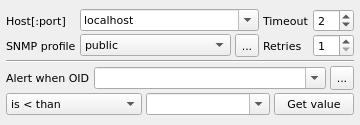
<?xml version="1.0" encoding="UTF-8"?>
<ui version="4.0">
 <class>SnmpGetWidget</class>
 <widget class="QWidget" name="SnmpGetWidget">
  <property name="geometry">
   <rect>
    <x>0</x>
    <y>0</y>
    <width>360</width>
    <height>125</height>
   </rect>
  </property>
  <property name="font">
   <font>
    <family>DejaVu Sans</family>
    <pointsize>8</pointsize>
   </font>
  </property>
  <property name="windowTitle">
   <string>SNMP GET</string>
  </property>
  <property name="toolTip">
   <string>SNMP GET</string>
  </property>
  <property name="statusTip">
   <string>SNMP GET</string>
  </property>
  <property name="locale">
   <locale language="English" country="UnitedStates"/>
  </property>
  <layout class="QVBoxLayout" name="verticalLayout">
   <property name="spacing">
    <number>0</number>
   </property>
   <property name="leftMargin">
    <number>6</number>
   </property>
   <property name="topMargin">
    <number>6</number>
   </property>
   <property name="rightMargin">
    <number>6</number>
   </property>
   <property name="bottomMargin">
    <number>6</number>
   </property>
   <item>
    <layout class="QGridLayout" name="gridLayout" rowstretch="0,0">
     <property name="horizontalSpacing">
      <number>4</number>
     </property>
     <property name="verticalSpacing">
      <number>2</number>
     </property>
     <item row="1" column="0">
      <widget class="QLabel" name="lblSnmpProfile">
       <property name="text">
        <string>SNMP profile</string>
       </property>
       <property name="buddy">
        <cstring>cmbSnmpProfile</cstring>
       </property>
      </widget>
     </item>
     <item row="0" column="3">
      <widget class="QLabel" name="lblTimeout">
       <property name="text">
        <string>Timeout</string>
       </property>
       <property name="buddy">
        <cstring>spinTimeout</cstring>
       </property>
      </widget>
     </item>
     <item row="1" column="2">
      <widget class="QToolButton" name="btnSnmpCredentials">
       <property name="maximumSize">
        <size>
         <width>24</width>
         <height>24</height>
        </size>
       </property>
       <property name="text">
        <string>...</string>
       </property>
       <property name="icon">
        <iconset resource="../../qHostMonitor.qrc">
         <normaloff>:/img/browse.png</normaloff>:/img/browse.png</iconset>
       </property>
      </widget>
     </item>
     <item row="0" column="0">
      <widget class="QLabel" name="lblHostPort">
       <property name="text">
        <string>Host[:port]</string>
       </property>
       <property name="buddy">
        <cstring>cmbHostPort</cstring>
       </property>
      </widget>
     </item>
     <item row="0" column="1" colspan="2">
      <widget class="QComboBox" name="cmbHostPort">
       <property name="sizePolicy">
        <sizepolicy hsizetype="Expanding" vsizetype="Fixed">
         <horstretch>0</horstretch>
         <verstretch>0</verstretch>
        </sizepolicy>
       </property>
       <property name="editable">
        <bool>true</bool>
       </property>
       <item>
        <property name="text">
         <string>localhost</string>
        </property>
       </item>
      </widget>
     </item>
     <item row="1" column="1">
      <widget class="QComboBox" name="cmbSnmpProfile">
       <property name="sizePolicy">
        <sizepolicy hsizetype="Expanding" vsizetype="Fixed">
         <horstretch>0</horstretch>
         <verstretch>0</verstretch>
        </sizepolicy>
       </property>
       <item>
        <property name="text">
         <string>public</string>
        </property>
       </item>
      </widget>
     </item>
     <item row="0" column="4">
      <widget class="QSpinBox" name="spinTimeout">
       <property name="minimum">
        <number>1</number>
       </property>
       <property name="maximum">
        <number>60</number>
       </property>
       <property name="value">
        <number>2</number>
       </property>
      </widget>
     </item>
     <item row="1" column="4">
      <widget class="QSpinBox" name="spinRetries">
       <property name="minimum">
        <number>1</number>
       </property>
       <property name="maximum">
        <number>16</number>
       </property>
      </widget>
     </item>
     <item row="1" column="3">
      <widget class="QLabel" name="lblRetries">
       <property name="text">
        <string>Retries</string>
       </property>
       <property name="buddy">
        <cstring>spinRetries</cstring>
       </property>
      </widget>
     </item>
    </layout>
   </item>
   <item>
    <widget class="Line" name="Bevel6">
     <property name="orientation">
      <enum>Qt::Horizontal</enum>
     </property>
    </widget>
   </item>
   <item>
    <layout class="QHBoxLayout" name="horizontalLayout_2">
     <property name="spacing">
      <number>4</number>
     </property>
     <item>
      <widget class="QLabel" name="lblOid">
       <property name="text">
        <string>Alert when OID</string>
       </property>
       <property name="buddy">
        <cstring>cmbOid</cstring>
       </property>
      </widget>
     </item>
     <item>
      <widget class="QComboBox" name="cmbOid">
       <property name="sizePolicy">
        <sizepolicy hsizetype="Expanding" vsizetype="Fixed">
         <horstretch>0</horstretch>
         <verstretch>0</verstretch>
        </sizepolicy>
       </property>
       <property name="editable">
        <bool>true</bool>
       </property>
      </widget>
     </item>
     <item>
      <widget class="QToolButton" name="btnMibBrowser">
       <property name="maximumSize">
        <size>
         <width>24</width>
         <height>24</height>
        </size>
       </property>
       <property name="text">
        <string>...</string>
       </property>
       <property name="icon">
        <iconset resource="../../qHostMonitor.qrc">
         <normaloff>:/img/browse.png</normaloff>:/img/browse.png</iconset>
       </property>
      </widget>
     </item>
    </layout>
   </item>
   <item>
    <layout class="QHBoxLayout" name="horizontalLayout">
     <property name="spacing">
      <number>4</number>
     </property>
     <item>
      <widget class="QComboBox" name="cmbCriteria">
       <item>
        <property name="text">
         <string>is &lt; than</string>
        </property>
       </item>
       <item>
        <property name="text">
         <string>is &gt; than</string>
        </property>
       </item>
       <item>
        <property name="text">
         <string>is = to</string>
        </property>
       </item>
       <item>
        <property name="text">
         <string>is &lt;&gt; from</string>
        </property>
       </item>
       <item>
        <property name="text">
         <string>contains</string>
        </property>
       </item>
       <item>
        <property name="text">
         <string>doesn't contain</string>
        </property>
       </item>
       <item>
        <property name="text">
         <string>increases by ..</string>
        </property>
       </item>
       <item>
        <property name="text">
         <string>decreases by ..</string>
        </property>
       </item>
       <item>
        <property name="text">
         <string>changes by ..</string>
        </property>
       </item>
       <item>
        <property name="text">
         <string>increases by ..(%)</string>
        </property>
       </item>
       <item>
        <property name="text">
         <string>decreases by ..(%)</string>
        </property>
       </item>
       <item>
        <property name="text">
         <string>changes by ..(%)</string>
        </property>
       </item>
       <item>
        <property name="text">
         <string>increases /sec</string>
        </property>
       </item>
       <item>
        <property name="text">
         <string>decreases /sec</string>
        </property>
       </item>
       <item>
        <property name="text">
         <string>changes /sec</string>
        </property>
       </item>
      </widget>
     </item>
     <item>
      <widget class="QComboBox" name="cmbValue">
       <property name="sizePolicy">
        <sizepolicy hsizetype="Expanding" vsizetype="Fixed">
         <horstretch>0</horstretch>
         <verstretch>0</verstretch>
        </sizepolicy>
       </property>
       <property name="editable">
        <bool>true</bool>
       </property>
      </widget>
     </item>
     <item>
      <widget class="QPushButton" name="btnGetValue">
       <property name="toolTip">
        <string>Get current value</string>
       </property>
       <property name="statusTip">
        <string>Get current value</string>
       </property>
       <property name="text">
        <string>Get value</string>
       </property>
      </widget>
     </item>
    </layout>
   </item>
  </layout>
 </widget>
 <resources>
  <include location="../../qHostMonitor.qrc"/>
  <include location="../../qHostMonitor.qrc"/>
 </resources>
 <connections/>
</ui>
